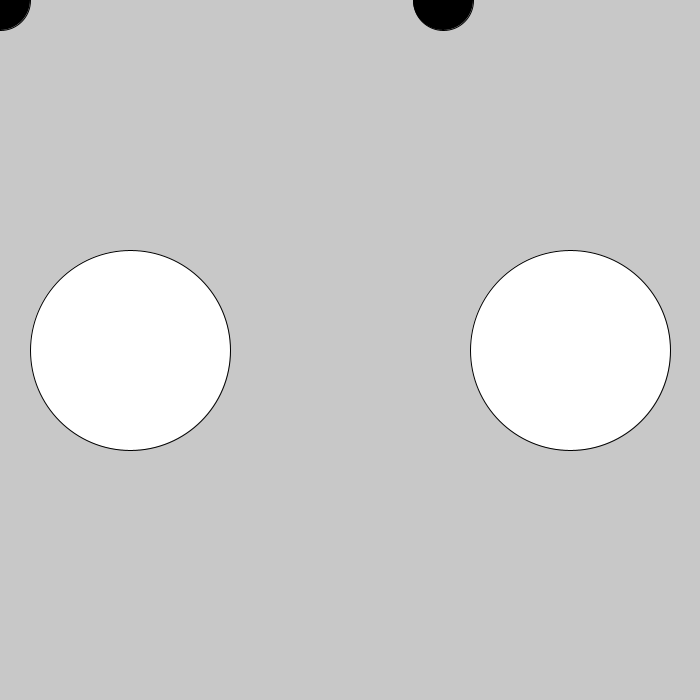
Frame 1 (no input)
Frame 60 (the mouse pressed at the canvas centre just before this capture): identical to frame 1, image omitted
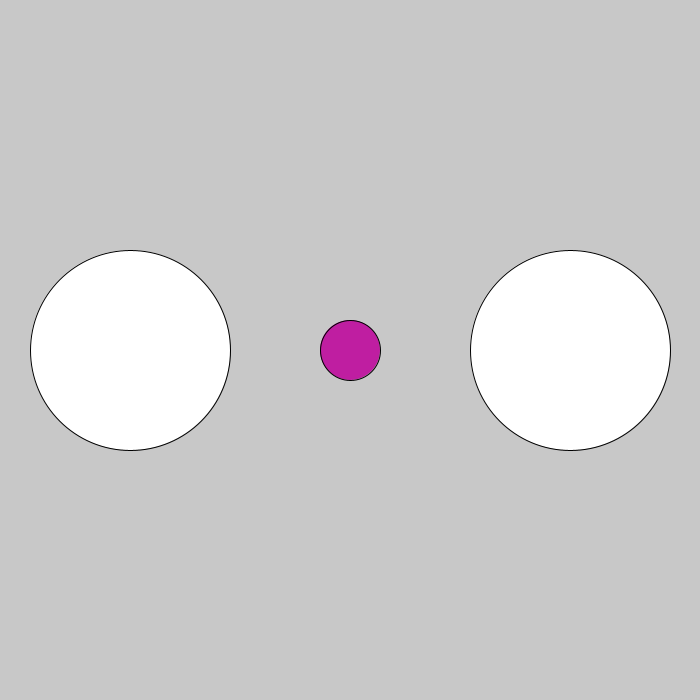
Frame 120 (the mouse held since frame 60 and released just before this capture)

The Processing sketch that drew these frames (run headless with seeded random() and noise(); from frame 60 on, the mouse is pressed at the canvas centre):

// Processing sketch: Following_Eyes
// ── Following_Eyes.pde
//These eyes will watch the mouse as it moves around the screen.


//0. Start a new sketch with setup() and draw() methods.
void setup () {
size (700, 700);

}  
void draw (){
  fill(255, 255, 255);
  background(200, 200, 200);
  ellipse (130, 350, 200, 200);
  ellipse (570, 350, 200, 200);
  fill (0, 0, 0);
  if (mousePressed){
  fill (random(255), random(255), random(255));
  }
 
  ellipse (mouseX+443, mouseY, 60, 60);
  ellipse (mouseX, mouseY, 60, 60);
  
    
}

//1.  In the draw method, create eyeballs so that they eyes look like this:
  


//2. Use mouseX and mouseY to move the left pupil when the mouse moves.


//2. Also move the right pupil by setting it to  mouseX + [some-distance].


//3. Stop the pupils from going outside the eyes. To do this, imagine a rectangle that the pupil should stay within. When mouseX or mouseY goes outside of these bounds, set it back to the boundary. Put this code before you draw the ellipses.
